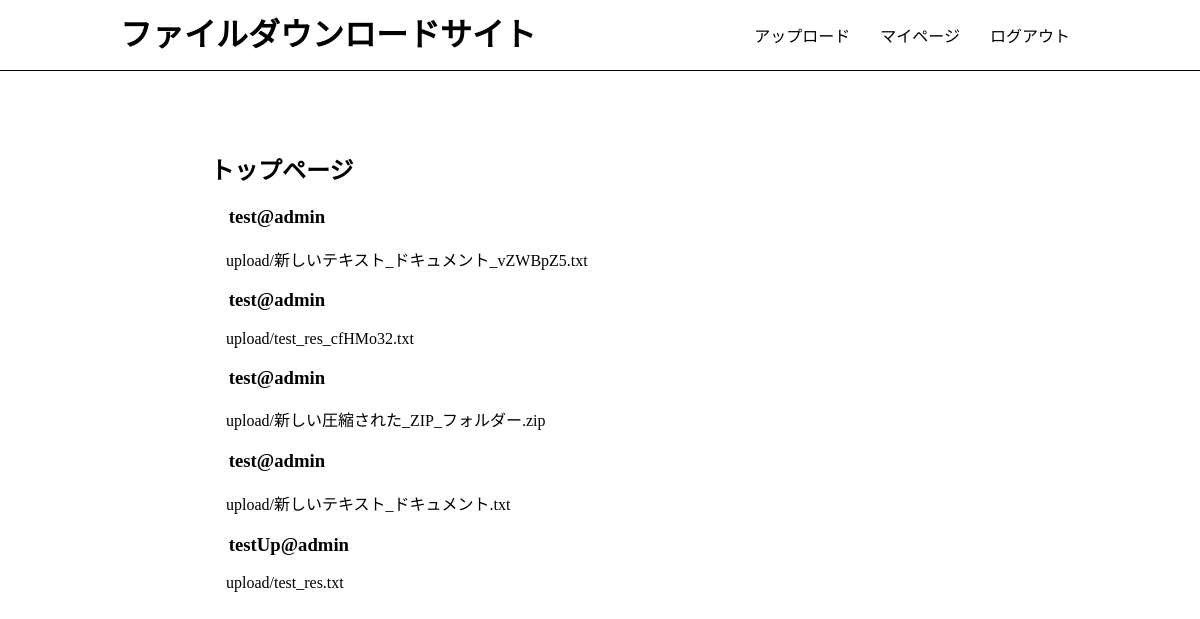
The app's page / (signed in) with its own data.
### app/models.py (models this page shows)
class File(models.Model):
    title = models.CharField(max_length=150)
    comment = models.TextField(blank=True)
    file = models.FileField(upload_to = 'upload')
    user = models.ForeignKey(User, on_delete=models.CASCADE)
    created_at = models.DateTimeField(auto_now=True)
    def __str__(self):
        return self.title

### app/views.py (the view)
# urls.py: path('', views.index, name='index'),
@login_required
def index(request):
    files = File.objects.all().order_by('-created_at')
    return render(request, 'app/index.html', {'files':files})

### app/templates/app/index.html
{% extends 'app/base.html' %}
{% block content %}
<h2>トップページ</h2>
{% for files in files %}
    <h3><a href="{% url 'app:files_detail' files.pk %}">&emsp;{{ files }}@{{ files.user.username }}</a></h3>
    <a href="{{ files.file.url }}" download="{{ files.name }}">&emsp;{{ files.file.name }}</a>
{% endfor %}
{% endblock %}

### app/templates/app/base.html (shortened to what this page needs)
{% load static %}
<!DOCTYPE html>
<html>
<head>
    <link rel="stylesheet" type="text/css" href="{% static 'css/style.css' %}">
</head>
<body>
    <header>
        <div class="container">
            <h1><a href="{% url 'app:index' %}">ファイルダウンロードサイト</a></h1>
            <div class="header-menu">
                {% if request.user.is_superuser %}
                    <a href="{% url 'app:files_new' %}">アップロード</a>
                {% endif %}
                {% if request.user.is_authenticated %}
                    <a href="{% url 'app:users_detail' request.user.id %}">マイページ</a>
                    <a href="{% url 'app:logout' %}">ログアウト</a>
                {% else %}
                    <a href="{% url 'app:signup' %}">会員登録<a>
                    <a href="{% url 'app:login' %}">ログイン</a>
                {% endif %}
            </div>
        </div>
    </header>
    <div class="container">
        {% block content %}{% endblock %}
    </div>
</body>
</html>

### static/css/style.css (style rules this page uses)
html, body { margin: 0; }
div { box-sizing: border-box; }
a { text-decoration: none; color: #000; }
.container { width: 80%; margin: auto; overflow: auto; }
header { border-bottom: solid 1px #000; height: 70px; }
header .container { display: flex; justify-content: space-between; }
body>.container { width: 65%; padding-top: 60px; }
header h1 { margin: 0; height: 100%; line-height: 70px; }
.header-menu { display: flex; align-items: center; }
.header-menu a { padding: 10px; margin-left: 10px; }

### records on screen
File: title "test", user.username "admin", file.name "upload/新しいテキスト_ドキュメント_vZWBpZ5.txt"
File: title "test", user.username "admin", file.name "upload/test_res_cfHMo32.txt"
File: title "test", user.username "admin", file.name "upload/新しい圧縮された_ZIP_フォルダー.zip"
File: title "test", user.username "admin", file.name "upload/新しいテキスト_ドキュメント.txt"
File: title "testUp", user.username "admin", file.name "upload/test_res.txt"
